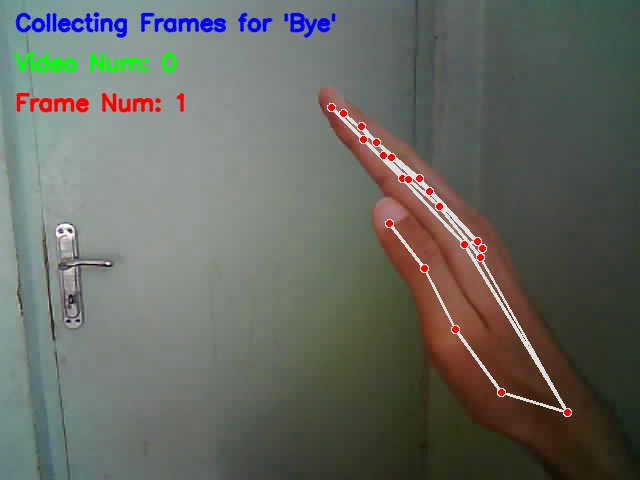
#> input picture Sign Language Model/Images/Bye-image-1-0.jpg, 640 x 480 px, found by its file name; its folder holds only this picture in this run
$ python generate_new_images.py
#> lines starting #> are read from the running program, lines starting #| are printed output that depends on the picture
### Sign Language Model/Utils/image_color_shift.py
from random_selection import *
import numpy as np
import cv2


def random_color_shift(image_path):
    image = cv2.imread(image_path)
#> image is the input picture: shape (480, 640, 3); mean B, G, R 98, 104.5, 102.7
    b, g, r = cv2.split(image)
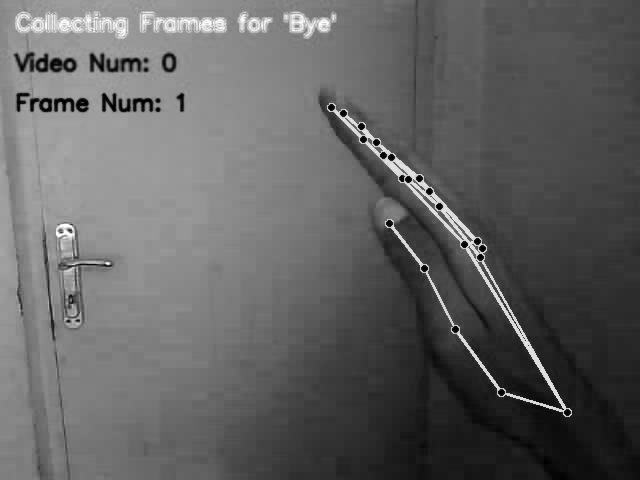
#> b: shape (480, 640); min 0, max 255, mean 98
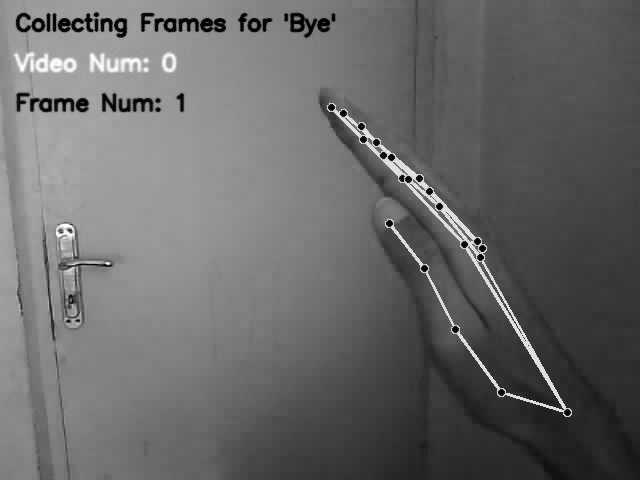
#> g: shape (480, 640); min 0, max 255, mean 104.5
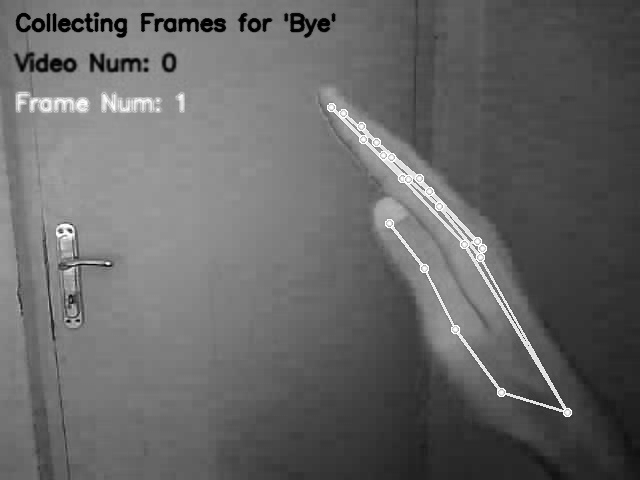
#> r: shape (480, 640); min 0, max 255, mean 102.7

    random_set, random_set_10_or_11, random_list = generate_random_colors()
    min_limit, max_limit = get_limit_values(random_set, random_set_10_or_11)
    # print(
    #     f"Random: {random_set}, {random_set_10_or_11}, {random_list} -- {min_limit}, {max_limit}",
    #     end=" ",
    # )

    random_b = random_list[0]
    random_g = random_list[1]
    random_r = random_list[2]

    b = np.clip(b + random_b, min_limit, max_limit).astype(np.uint8)  # type: ignore
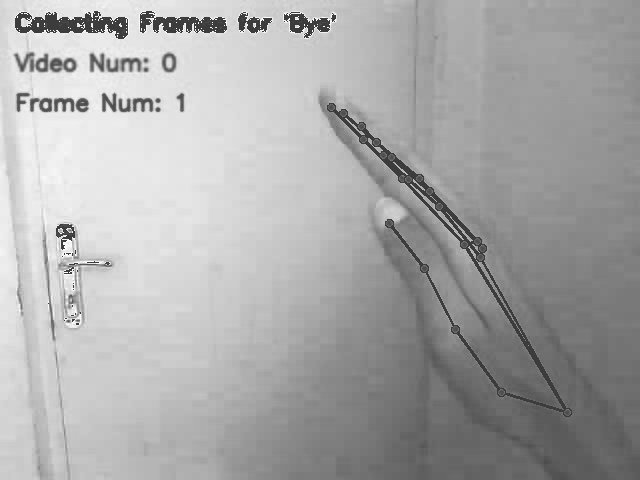
#> b: shape (480, 640); min 60, max 255, mean 169.2
    g = np.clip(g + random_g, min_limit, max_limit).astype(np.uint8)  # type: ignore
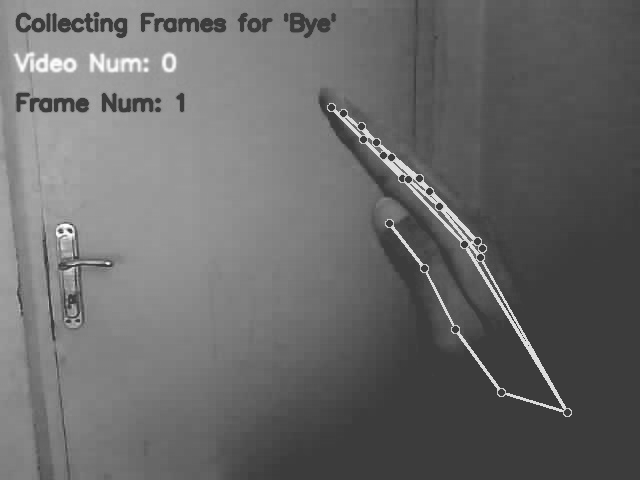
#> g: shape (480, 640); min 60, max 253, mean 105.5
    r = np.clip(r + random_r, min_limit, max_limit).astype(np.uint8)  # type: ignore
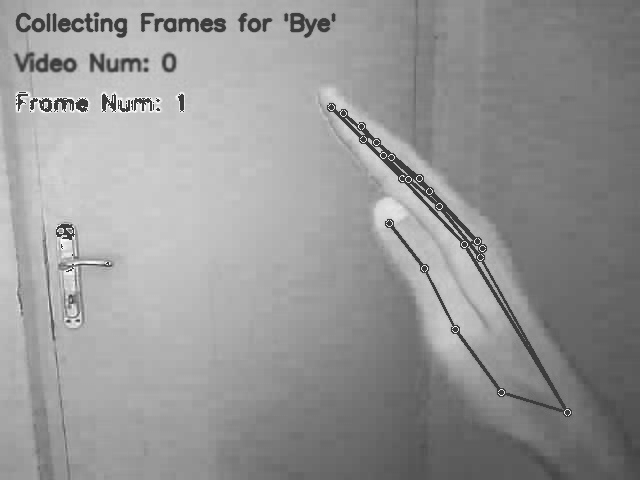
#> r: shape (480, 640); min 60, max 255, mean 149.8
    shifted_image = cv2.merge([b, g, r])
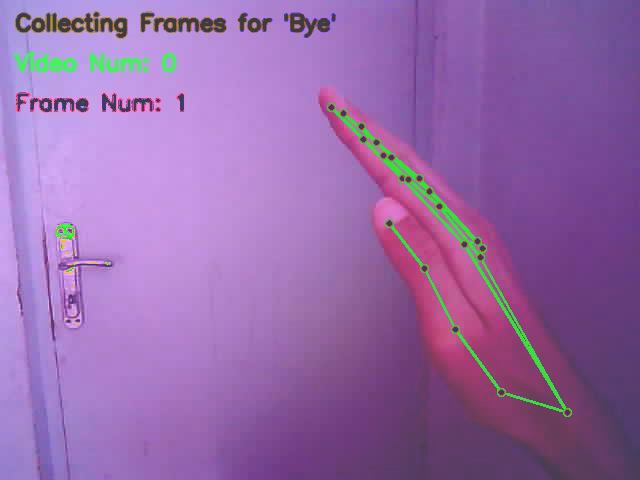
#> shifted_image: shape (480, 640, 3); mean B, G, R 169.2, 105.5, 149.8

    return shifted_image


# [9 lines that do not run on import are left out]

### Sign Language Model/Utils/random_selection.py
import random

data = {
    "Set 0": [
        [68, -23, -13],
        [79, -13, 40],
        [-28, -1, 30],
        [29, -21, -33],
        [-8, -36, -16],
        [-26, 14, 36],
        [79, -38, -13],
        [78, -29, -6],
    ],
    "Set 10": [[3, -38, 59], [74, -25, 41]],
    "Set 11": [[77, -2, 51]],
}


def generate_random_colors():
    random_set = random.choice([0, 1])
    random_set_10_or_11 = None

    if random_set == 0:
        random_list = random.choice(data["Set 0"])
    else:
        random_set_10_or_11 = random.choice([10, 11])
        if random_set_10_or_11 == 10:
            random_list = random.choice(data["Set 10"])
        else:
            random_list = random.choice(data["Set 11"])

    return random_set, random_set_10_or_11, random_list


def get_limit_values(random_set, random_set_10_or_11):
    if random_set == 0:
        min_limit = 0
        max_limit = 200
    else:
        if random_set_10_or_11 == 10:
            min_limit = 0
        else:
            min_limit = 60
        max_limit = 255

    return min_limit, max_limit


# [4 lines that do not run on import are left out]

### Sign Language Model/Utils/generate_new_images.py
from image_color_shift import random_color_shift
import cv2
import os


input_folder = "C:\\Users\\Choaib ELMADI\\Downloads\\D.I.F.Y\\Electronics\\Robotics\\6- EchoLens\\Sign Language Model\\Data 1\\valid\\images"

for filename in os.listdir(input_folder):
    if filename.endswith(".jpg") or filename.endswith(".png"):
        image_path = os.path.join(input_folder, filename)

        modified_image = random_color_shift(image_path)
        new_filename = filename.split(".")[0] + "__r." + filename.split(".")[1]

        output_path = os.path.join(input_folder, new_filename)
        cv2.imwrite(output_path, modified_image)

        # print(f"Saved: {new_filename}")

print("Done.")

$ run again, on Sign Language Model/Images/Hello-image-1-0.jpg
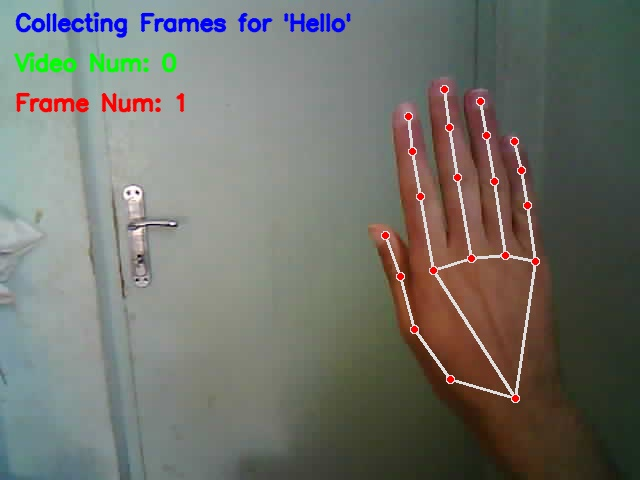
#> input picture Sign Language Model/Images/Hello-image-1-0.jpg, 640 x 480 px, found by its file name
#> in random_color_shift, image is the input picture: shape (480, 640, 3); mean B, G, R 106.6, 113.8, 113
#> in random_color_shift, `r = np.clip(r + random_r, min_limit, max_limit).astype(np.uint8)`:
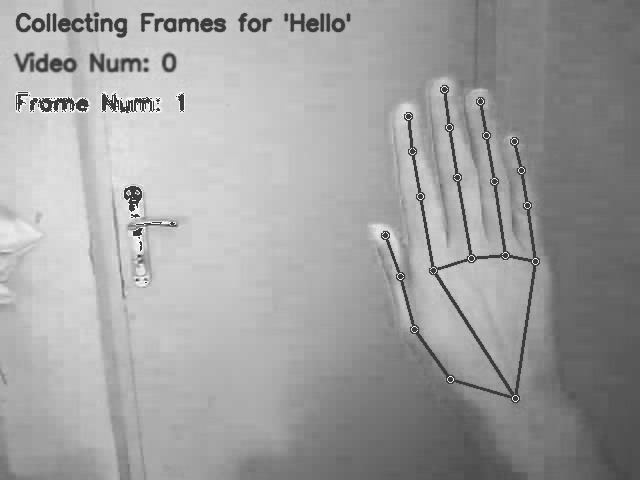
#> r: shape (480, 640); min 60, max 255, mean 159.9
#> in random_color_shift, `shifted_image = cv2.merge([b, g, r])`:
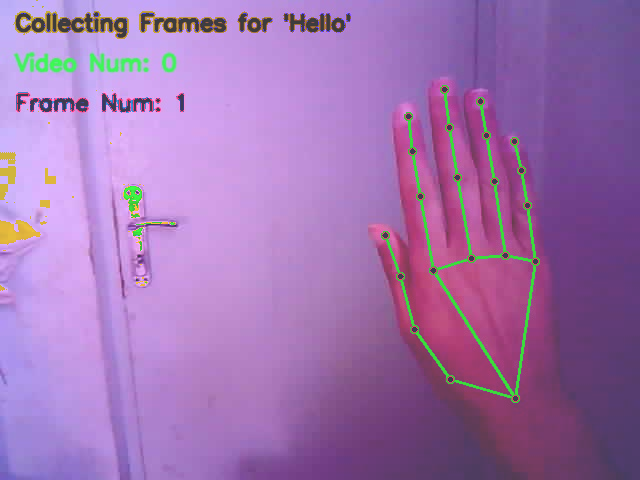
#> shifted_image: shape (480, 640, 3); mean B, G, R 176.3, 114.6, 159.9

$ run again, on Sign Language Model/Images/HowAreYou-image-3-1.jpg
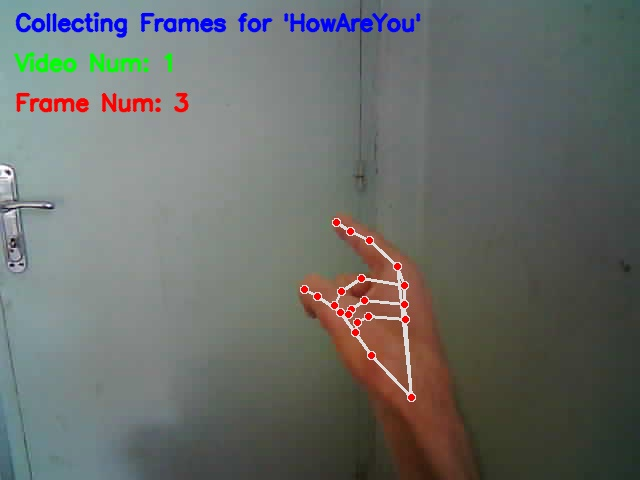
#> input picture Sign Language Model/Images/HowAreYou-image-3-1.jpg, 640 x 480 px, found by its file name
#> in random_color_shift, image is the input picture: shape (480, 640, 3); mean B, G, R 105.1, 108.8, 105.6
#> in random_color_shift, `r = np.clip(r + random_r, min_limit, max_limit).astype(np.uint8)`:
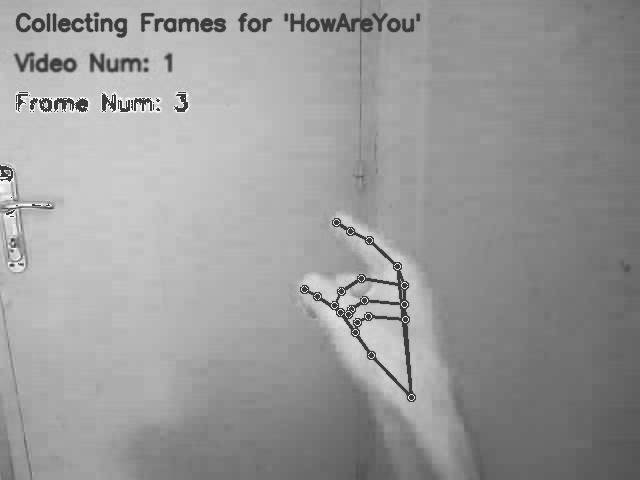
#> r: shape (480, 640); min 60, max 255, mean 153.9
#> in random_color_shift, `shifted_image = cv2.merge([b, g, r])`:
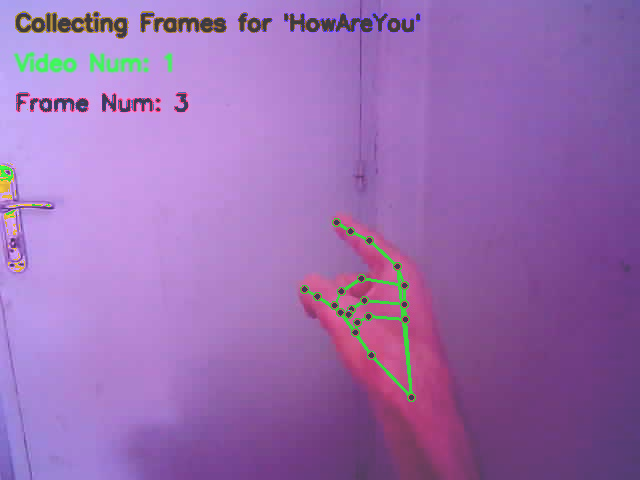
#> shifted_image: shape (480, 640, 3); mean B, G, R 176.9, 108.3, 153.9

$ run again, on Sign Language Model/Images/Bye-image-1-3.jpg
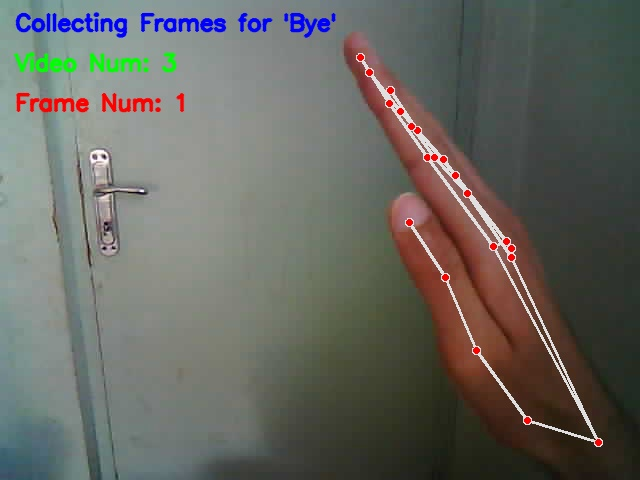
#> input picture Sign Language Model/Images/Bye-image-1-3.jpg, 640 x 480 px, found by its file name
#> in random_color_shift, image is the input picture: shape (480, 640, 3); mean B, G, R 97, 103.2, 103
#> in random_color_shift, `shifted_image = cv2.merge([b, g, r])`:
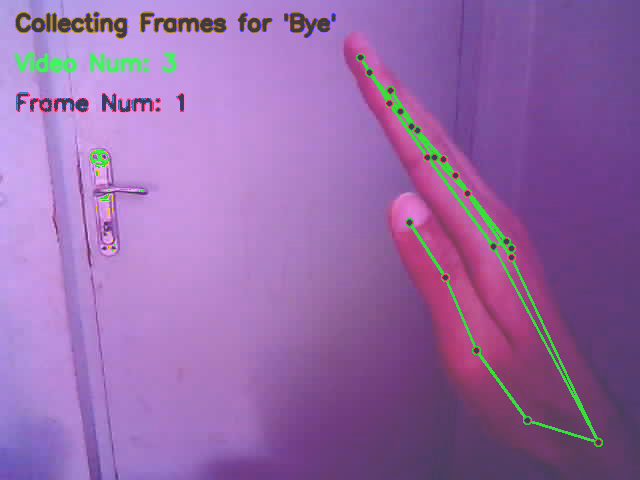
#> shifted_image: shape (480, 640, 3); mean B, G, R 168, 104.8, 149.9
